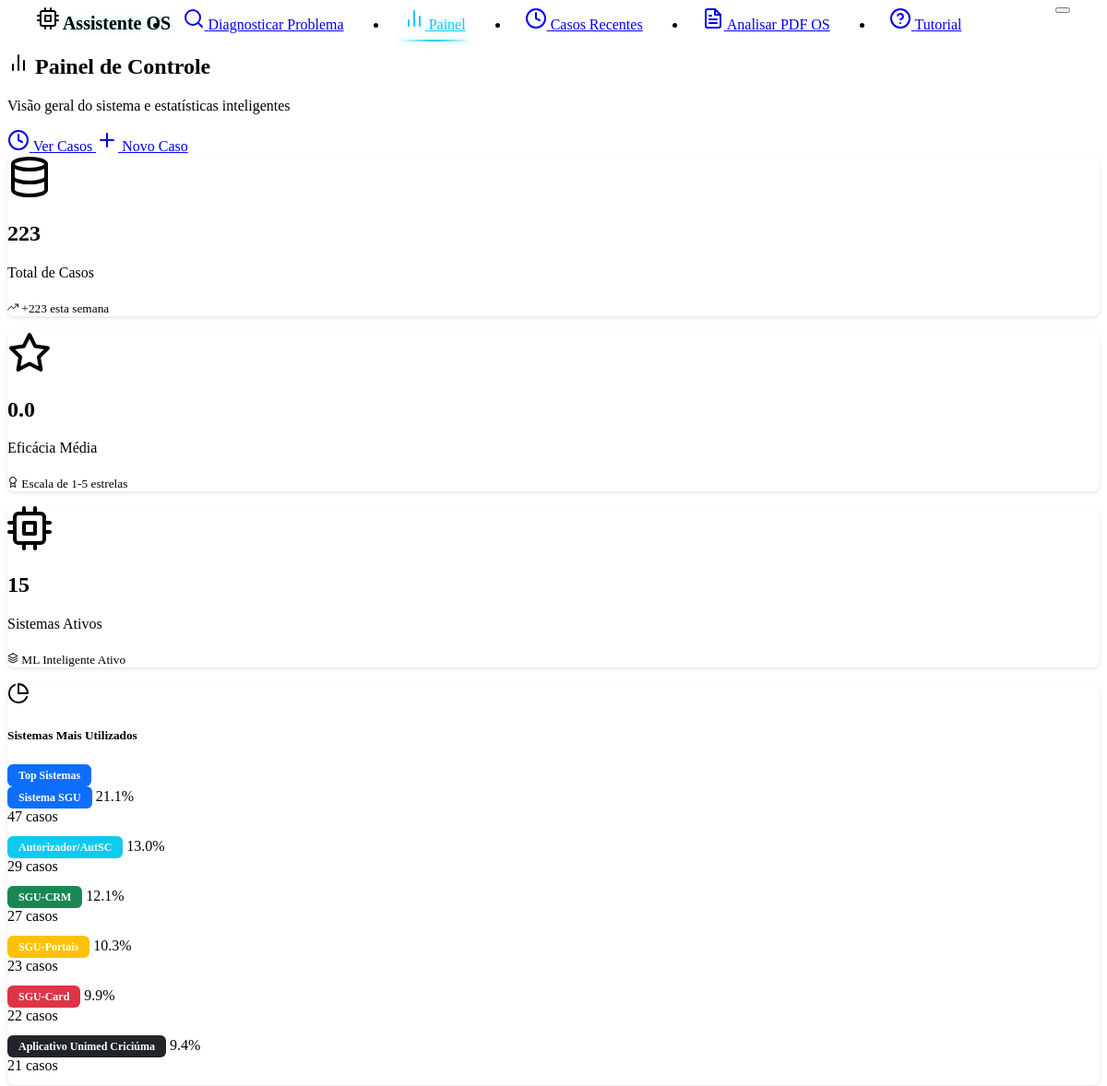
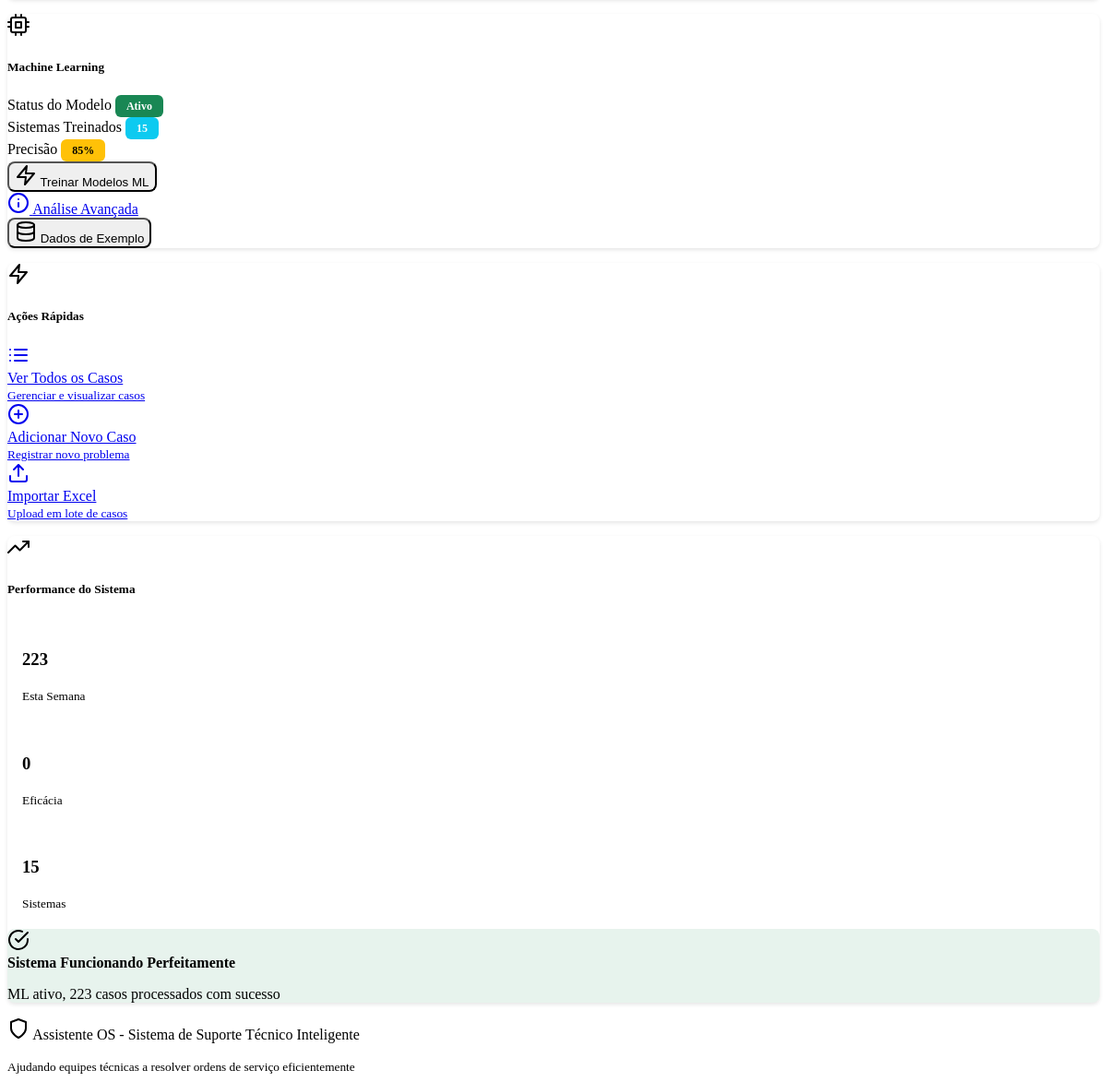
/dashboard, run on the app's committed database (2 pictures, top to bottom).
### models.py (models this page shows, shortened)
class Case(db.Model):
    __tablename__ = 'cases'
    id = db.Column(db.Integer, primary_key=True)
    problem_description = db.Column(db.Text, nullable=False)
    solution = db.Column(db.Text, nullable=False)
    system_type = db.Column(db.String(100), default="Unknown")
    created_at = db.Column(db.DateTime, default=datetime.now)
    effectiveness_score = db.Column(db.Float, nullable=True)
    feedback_count = db.Column(db.Integer, default=0)
    tags = db.Column(db.String(500), default="")  # Stored as comma-separated string
    feedbacks = db.relationship("CaseFeedback", backref="case", cascade="all, delete-orphan")

### routes.py (the view)
@app.route('/dashboard')
def dashboard():
    try:
        stats = case_service.get_statistics()
        return render_template('dashboard.html', stats=stats)
    except Exception as e:
        logging.error(f"Error loading dashboard: {str(e)}")
        flash(f'Error loading dashboard: {str(e)}', 'error')
        return render_template('dashboard.html', stats={})

### case_service.py (called while the page is built)
    def get_all_cases(self) -> List[Case]:
        try:
            return Case.query.all()
        except Exception as e:
            logging.error(f"Error getting cases from database: {str(e)}")
            return current_app.config.get('CASES_STORAGE', [])

### templates/dashboard.html (shortened to what this page needs)
{% extends "base.html" %}
{% block content %}
<div class="row mb-4">
    <div class="col-12">
        <div class="d-flex justify-content-between align-items-center">
            <div>
                <h2 class="mb-1">
                    <i data-feather="bar-chart-2" class="me-2"></i>
                    Painel de Controle
                </h2>
                <p class="text-muted mb-0">Visão geral do sistema e estatísticas inteligentes</p>
            </div>
            <div class="d-flex gap-2">
                <a href="{{ url_for('recent_cases') }}" class="btn btn-outline-primary">
                    <i data-feather="clock" class="me-1"></i>
                    Ver Casos
                </a>
                <a href="{{ url_for('add_case_form') }}" class="btn btn-primary">
                    <i data-feather="plus" class="me-1"></i>
                    Novo Caso
                </a>
            </div>
        </div>
    </div>
</div>
{% if stats %}
<div class="row mb-4">
    <div class="col-lg-4 col-md-6 mb-3">
        <div class="card text-center h-100 border-0 shadow-sm">
            <div class="card-body d-flex flex-column justify-content-center py-4">
                <i data-feather="database" class="mb-3 text-primary" style="width: 48px; height: 48px; margin: 0 auto;"></i>
                <h2 class="mb-2 text-primary fw-bold">{{ stats.total_cases }}</h2>
                <p class="text-muted mb-2">Total de Casos</p>
                <div class="progress" style="height: 4px;">
                </div>
                <small class="text-success mt-2">
                    <i data-feather="trending-up" style="width: 12px; height: 12px;"></i>
                    +{{ stats.recent_activity or 0 }} esta semana
                </small>
            </div>
        </div>
    </div>
    <div class="col-lg-4 col-md-6 mb-3">
        <div class="card text-center h-100 border-0 shadow-sm">
            <div class="card-body d-flex flex-column justify-content-center py-4">
                <i data-feather="star" class="mb-3 text-warning" style="width: 48px; height: 48px; margin: 0 auto;"></i>
                <h2 class="mb-2 text-warning fw-bold">{{ "%.1f"|format(stats.avg_effectiveness) if stats.avg_effectiveness else "0.0" }}</h2>
                <p class="text-muted mb-2">Eficácia Média</p>
                <div class="progress" style="height: 4px;">
                </div>
                <small class="text-info mt-2">
                    <i data-feather="award" style="width: 12px; height: 12px;"></i>
                    Escala de 1-5 estrelas
                </small>
            </div>
        </div>
    </div>
    <div class="col-lg-4 col-md-6 mb-3">
        <div class="card text-center h-100 border-0 shadow-sm">
            <div class="card-body d-flex flex-column justify-content-center py-4">
                <i data-feather="cpu" class="mb-3 text-info" style="width: 48px; height: 48px; margin: 0 auto;"></i>
                <h2 class="mb-2 text-info fw-bold">{{ stats.systems|length if stats.systems else 0 }}</h2>
                <p class="text-muted mb-2">Sistemas Ativos</p>
                <div class="progress" style="height: 4px;">
                </div>
                <small class="text-primary mt-2">
                    <i data-feather="layers" style="width: 12px; height: 12px;"></i>
                    ML Inteligente Ativo
                </small>
            </div>
        </div>
    </div>
</div>
{% endif %}
<div class="row mb-4">
    <div class="col-lg-8 mb-4">
        <div class="card h-100 border-0 shadow-sm">
            <div class="card-header bg-transparent border-0 d-flex justify-content-between align-items-center py-3">
                <div class="d-flex align-items-center">
                    <i data-feather="pie-chart" class="me-2 text-primary"></i>
                    <h5 class="mb-0">Sistemas Mais Utilizados</h5>
                </div>
                <span class="badge bg-primary">Top Sistemas</span>
            </div>
            <div class="card-body">
                {% if stats.systems %}
                <div class="systems-chart">
                    {% for system, count in stats.systems[:6] %}
                    <div class="mb-3">
                        <div class="d-flex justify-content-between align-items-center mb-2">
                            <div class="d-flex align-items-center">
                                <span class="badge system-badge me-2" data-system="{{ system }}">{{ system }}</span>
                                <span class="text-muted">{{ "%.1f"|format(count / stats.total_cases * 100) if stats.total_cases > 0 else 0 }}%</span>
                            </div>
                            <span class="fw-bold text-primary">{{ count }} casos</span>
                        </div>
                        <div class="progress" style="height: 12px; border-radius: 6px;">
                        </div>
                    </div>
                    {% endfor %}
                </div>
                {% else %}
                <div class="text-center py-5 text-muted">
                    <i data-feather="inbox" class="mb-3" style="width: 64px; height: 64px; opacity: 0.5;"></i>
                    <h5 class="text-muted">Nenhum sistema registrado</h5>
                    <p>Adicione casos para ver a distribuição por sistemas</p>
                </div>
                {% endif %}
            </div>
        </div>
    </div>
    <div class="col-lg-4 mb-4">
        <div class="card h-100 border-0 shadow-sm">
            <div class="card-header bg-transparent border-0 d-flex align-items-center py-3">
                <i data-feather="cpu" class="me-2 text-primary"></i>
                <h5 class="mb-0">Machine Learning</h5>
            </div>
            <div class="card-body">
                <div class="mb-4">
                    <div class="d-flex justify-content-between align-items-center mb-2">
                        <span class="fw-medium">Status do Modelo</span>
                        <span class="badge bg-success">Ativo</span>
                    </div>
                    <div class="d-flex justify-content-between align-items-center mb-2">
                        <span class="fw-medium">Sistemas Treinados</span>
                        <span class="badge bg-info">{{ stats.systems|length if stats and stats.systems else 0 }}</span>
                    </div>
                    <div class="d-flex justify-content-between align-items-center mb-3">
                        <span class="fw-medium">Precisão</span>
                        <span class="badge bg-warning">{{ "%.0f"|format((stats.avg_effectiveness / 5 * 100) if stats.avg_effectiveness else 85) }}%</span>
                    </div>
                </div>
                <div class="d-grid gap-2">
                    <form action="{{ url_for('train_models') }}" method="POST" class="d-inline">
                        <button type="submit" class="btn btn-primary w-100">
                            <i data-feather="zap" class="me-1"></i>
                            Treinar Modelos ML
                        </button>
                    </form>
                    <a href="{{ url_for('ml_learning_info') }}" class="btn btn-outline-info">
                        <i data-feather="info" class="me-1"></i>
                        Análise Avançada
                    </a>
                    <form action="{{ url_for('populate_sample_data') }}" method="POST" class="d-inline">
                        <button type="submit" class="btn btn-outline-secondary">
                            <i data-feather="database" class="me-1"></i>
                            Dados de Exemplo
                        </button>
                    </form>
                </div>
            </div>
        </div>
    </div>
</div>
<div class="row mb-4">
    <div class="col-lg-6 mb-4">
        <div class="card h-100 border-0 shadow-sm">
            <div class="card-header bg-transparent border-0 d-flex align-items-center py-3">
                <i data-feather="zap" class="me-2 text-primary"></i>
                <h5 class="mb-0">Ações Rápidas</h5>
            </div>
            <div class="card-body">
                <div class="row">
                    <div class="col-12 mb-3">
                        <a href="{{ url_for('recent_cases') }}" class="btn btn-outline-primary w-100 py-3">
                            <i data-feather="list" class="me-2"></i>
                            <div>
                                <div class="fw-bold">Ver Todos os Casos</div>
                                <small class="text-muted">Gerenciar e visualizar casos</small>
                            </div>
                        </a>
                    </div>
                    <div class="col-12 mb-3">
                        <a href="{{ url_for('add_case_form') }}" class="btn btn-success w-100 py-3">
                            <i data-feather="plus-circle" class="me-2"></i>
                            <div>
                                <div class="fw-bold text-white">Adicionar Novo Caso</div>
                                <small class="text-white-50">Registrar novo problema</small>
                            </div>
                        </a>
                    </div>
                    <div class="col-12 mb-3">
                        <a href="{{ url_for('upload_cases') }}" class="btn btn-outline-info w-100 py-3">
                            <i data-feather="upload" class="me-2"></i>
                            <div>
                                <div class="fw-bold">Importar Excel</div>
                                <small class="text-muted">Upload em lote de casos</small>
                            </div>
                        </a>
                    </div>
                </div>
            </div>
        </div>
    </div>
    <div class="col-lg-6 mb-4">
        <div class="card h-100 border-0 shadow-sm">
            <div class="card-header bg-transparent border-0 d-flex align-items-center py-3">
                <i data-feather="trending-up" class="me-2 text-success"></i>
                <h5 class="mb-0">Performance do Sistema</h5>
            </div>
            <div class="card-body">
                <div class="performance-metrics">
                    <div class="row text-center mb-4">
                        <div class="col-4">
                            <div class="performance-card">
                                <h3 class="text-primary mb-1">{{ stats.recent_activity or 0 }}</h3>
                                <small class="text-muted">Esta Semana</small>
                                <div class="progress mt-2" style="height: 3px;">
                                </div>
                            </div>
                        </div>
                        <div class="col-4">
                            <div class="performance-card">
                                <h3 class="text-success mb-1">{{ "%.0f"|format(stats.avg_effectiveness) if stats.avg_effectiveness else "0" }}</h3>
                                <small class="text-muted">Eficácia</small>
                                <div class="progress mt-2" style="height: 3px;">
                                </div>
                            </div>
                        </div>
                        <div class="col-4">
                            <div class="performance-card">
                                <h3 class="text-info mb-1">{{ stats.systems|length if stats.systems else 0 }}</h3>
                                <small class="text-muted">Sistemas</small>
                                <div class="progress mt-2" style="height: 3px;">
                                </div>
                            </div>
                        </div>
                    </div>
                    <div class="alert alert-success border-0" style="background: rgba(25, 135, 84, 0.1);">
                        <div class="d-flex align-items-center">
                            <i data-feather="check-circle" class="me-2 text-success"></i>
                            <div>
                                <strong class="text-success">Sistema Funcionando Perfeitamente</strong>
                                <p class="mb-0 small text-muted">ML ativo, {{ stats.total_cases or 0 }} casos processados com sucesso</p>
                            </div>
                        </div>
                    </div>
                </div>
            </div>
        </div>
    </div>
</div>
{% endblock %}

### static/style.css (style rules this page uses)
:root { --custom-code-bg: #1a1a1a; --custom-border-radius: 8px; --glow-color: #0dcaf0; --glow-secondary: rgba(13, 202, 240, 0.3); }
.badge.bg-primary { background-color: #0d6efd !important; }
.badge.bg-info { background-color: #0dcaf0 !important; }
.badge.bg-success { background-color: #198754 !important; }
.badge.bg-warning { background-color: #ffc107 !important; color: #000000 !important; }
.badge.bg-danger { background-color: #dc3545 !important; }
.badge { display: inline-block !important; padding: 0.375rem 0.75rem !important; font-size: 0.75em !important; font-weight: 600 !important; line-height: 1 !important; color: #fff !important; text-align: center !important; white-space: nowrap !important; vertical-align: baseline !important; border-radius: 0.375rem !important; }
.bg-purple { background-color: #6f42c1 !important; }
.card { border-radius: var(--custom-border-radius); box-shadow: 0 2px 4px rgba(0, 0, 0, 0.1); margin-bottom: 1rem; }
.card-header { background-color: var(--bs-dark); border-bottom: 1px solid var(--bs-border-color); border-radius: var(--custom-border-radius) var(--custom-border-radius) 0 0 !important; }
.btn { border-radius: var(--custom-border-radius); font-weight: 500; }
.progress { border-radius: var(--custom-border-radius); background-color: var(--bs-secondary-bg); }
.badge { border-radius: var(--custom-border-radius); font-weight: 500; font-size: 0.75rem; }
.alert { border-radius: var(--custom-border-radius); border: none; }
.bg-purple { background-color: #6f42c1 !important; color: white !important; }
.badge.system-badge { color: white !important; font-weight: 600 !important; border: none !important; }
.badge.bg-dark, .badge[data-system*="Aplicativo Unimed"], .badge[data-system*="aplicativo unimed"] { background-color: #212529 !important; color: white !important; }
:root { --step-line-color: #495057; --step-bg-color: #28a745; --step-hover-bg: #212529; --step-border-color: #343a40; }

### templates/dashboard.html (style rules this page uses)
.performance-card { padding: 1rem; border-radius: 8px; background: rgba(var(--bs-primary-rgb), 0.05); border: 1px solid rgba(var(--bs-primary-rgb), 0.1); }
.card { transition: transform 0.2s ease, box-shadow 0.2s ease; }
.badge { font-size: 0.75em; padding: 0.5em 0.75em; }
.systems-chart .progress { background-color: rgba(255,255,255,0.1); }

### data on the page
Case: system_type "Sistema SGU", total_cases "21.1", count "47"
Case: system_type "Autorizador/AutSC", total_cases "13.0", count "29"
Case: system_type "SGU-CRM", total_cases "12.1", count "27"
Case: system_type "SGU-Portais", total_cases "10.3", count "23"
Case: system_type "SGU-Card", total_cases "9.9", count "22"
Case: system_type "Aplicativo Unimed Criciúma", total_cases "9.4", count "21"

### other printed values
{{ stats.total_cases }} "223"
{{ stats.recent_activity or 0 }} "223"
{{ stats.systems|length if stats.systems else 0 }} "15"
{{ stats.systems|length if stats and stats.systems else 0 }} "15"
{{ stats.total_cases or 0 }} "223"
